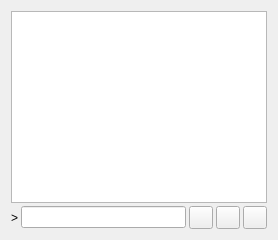
     <widget class="QWidget" name="tab_console">
      <attribute name="title">
       <string>&amp;Console</string>
      </attribute>
      <layout class="QVBoxLayout" name="verticalLayout_3">
       <property name="spacing">
        <number>3</number>
       </property>
       <item>
        <widget class="QTextEdit" name="messagesWidget">
         <property name="minimumSize">
          <size>
           <width>0</width>
           <height>100</height>
          </size>
         </property>
         <property name="readOnly">
          <bool>true</bool>
         </property>
         <property name="tabKeyNavigation" stdset="0">
          <bool>false</bool>
         </property>
         <property name="columnCount" stdset="0">
          <number>2</number>
         </property>
        </widget>
       </item>
       <item>
        <layout class="QHBoxLayout" name="horizontalLayout">
         <property name="spacing">
          <number>3</number>
         </property>
         <item>
          <widget class="QLabel" name="label">
           <property name="text">
            <string notr="true">&gt;</string>
           </property>
          </widget>
         </item>
         <item>
          <widget class="QLineEdit" name="lineEdit"/>
         </item>
         <item>
          <widget class="QToolButton" name="fontSmallerButton">
           <property name="maximumSize">
            <size>
             <width>24</width>
             <height>24</height>
            </size>
           </property>
           <property name="toolTip">
            <string>Decrease font size</string>
           </property>
           <property name="text">
            <string/>
           </property>
           <property name="icon">
            <iconset>
             <normaloff>:/icons/fontsmaller</normaloff>:/icons/fontsmaller</iconset>
           </property>
           <property name="iconSize">
            <size>
             <width>16</width>
             <height>16</height>
            </size>
           </property>
          </widget>
         </item>
         <item>
          <widget class="QToolButton" name="fontBiggerButton">
           <property name="maximumSize">
            <size>
             <width>24</width>
             <height>24</height>
            </size>
           </property>
           <property name="toolTip">
            <string>Increase font size</string>
           </property>
           <property name="text">
            <string/>
           </property>
           <property name="icon">
            <iconset>
             <normaloff>:/icons/fontbigger</normaloff>:/icons/fontbigger</iconset>
           </property>
           <property name="iconSize">
            <size>
             <width>16</width>
             <height>16</height>
            </size>
           </property>
          </widget>
         </item>
         <item>
          <widget class="QToolButton" name="clearButton">
           <property name="maximumSize">
            <size>
             <width>24</width>
             <height>24</height>
            </size>
           </property>
           <property name="toolTip">
            <string>Clear console</string>
           </property>
           <property name="text">
            <string/>
           </property>
           <property name="icon">
            <iconset resource="../bitcoin.qrc">
             <normaloff>:/icons/remove</normaloff>:/icons/remove</iconset>
           </property>
           <property name="shortcut">
            <string notr="true">Ctrl+L</string>
           </property>
          </widget>
         </item>
        </layout>
       </item>
      </layout>
     </widget>
